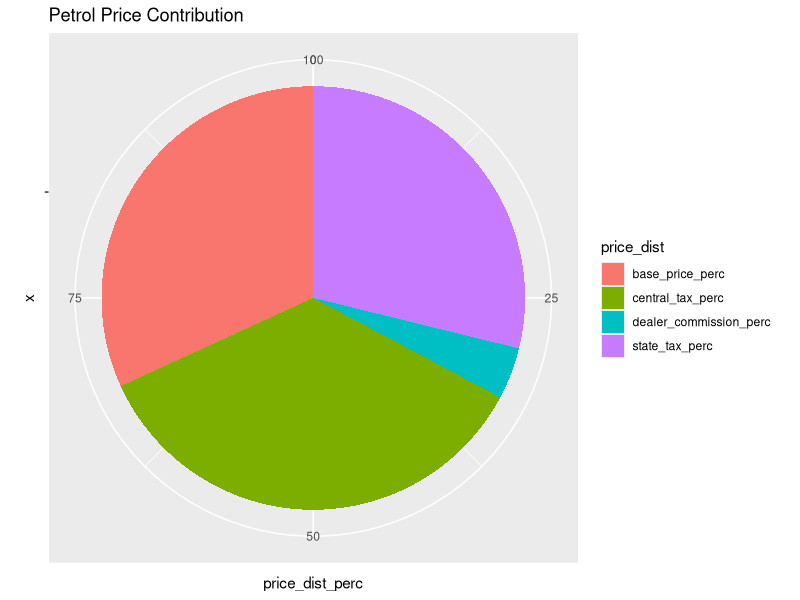
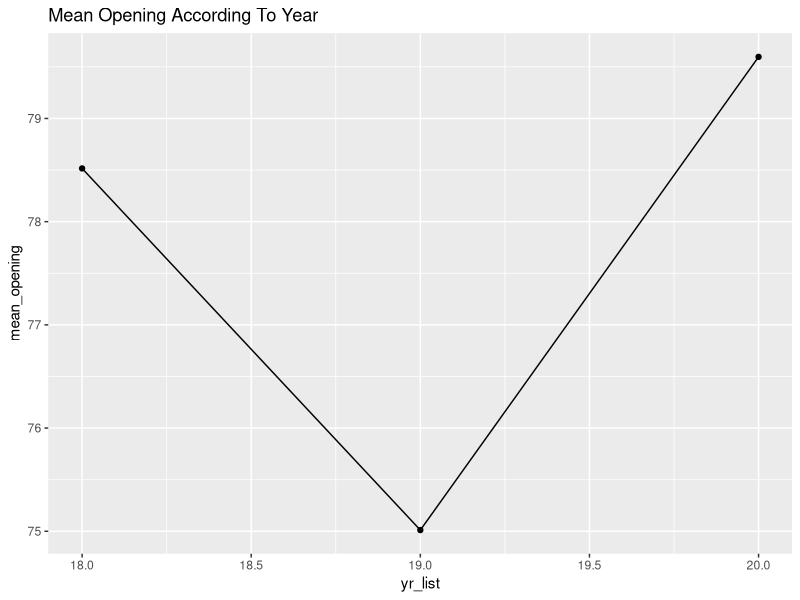
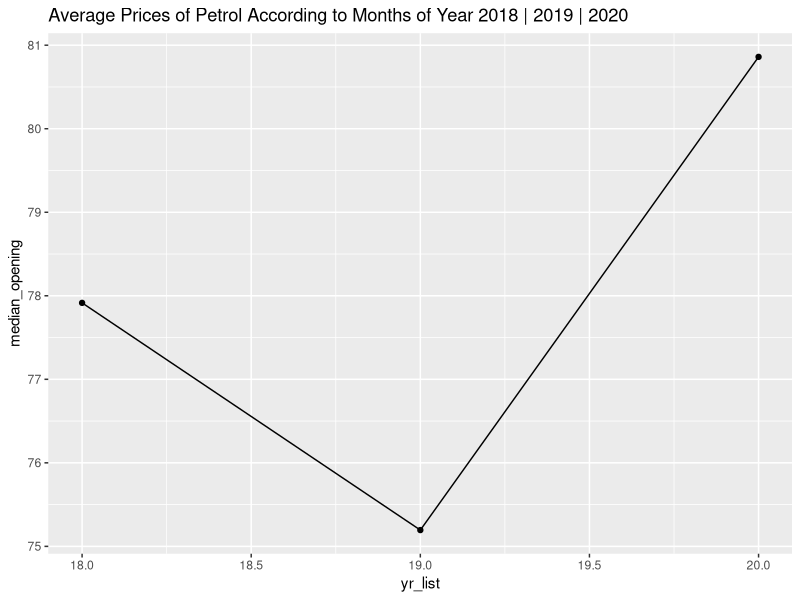
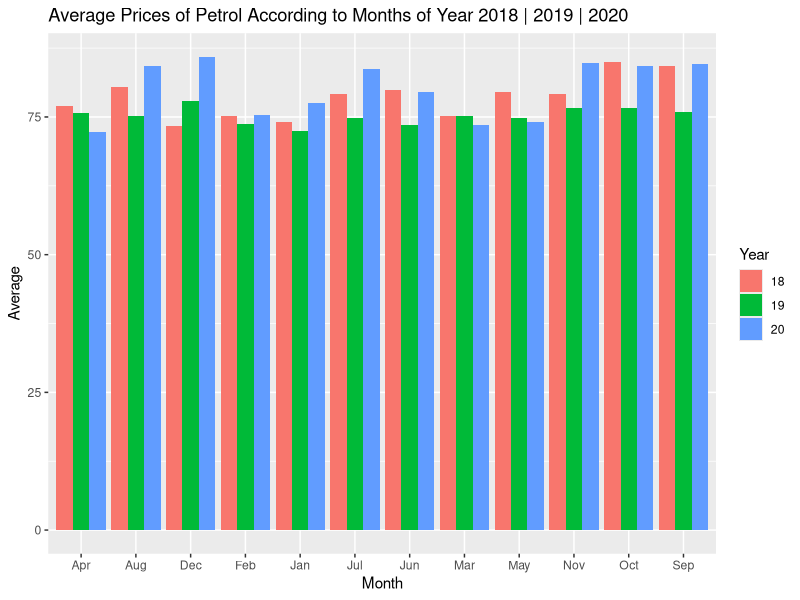
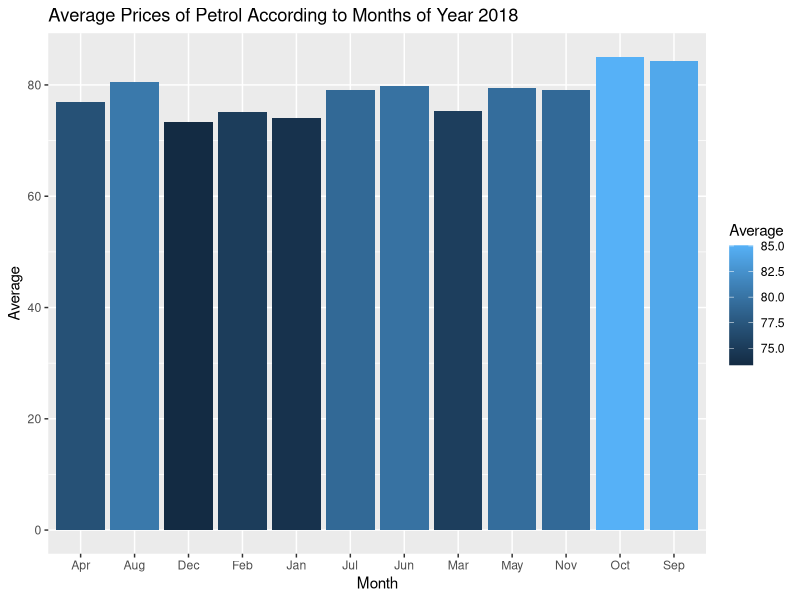
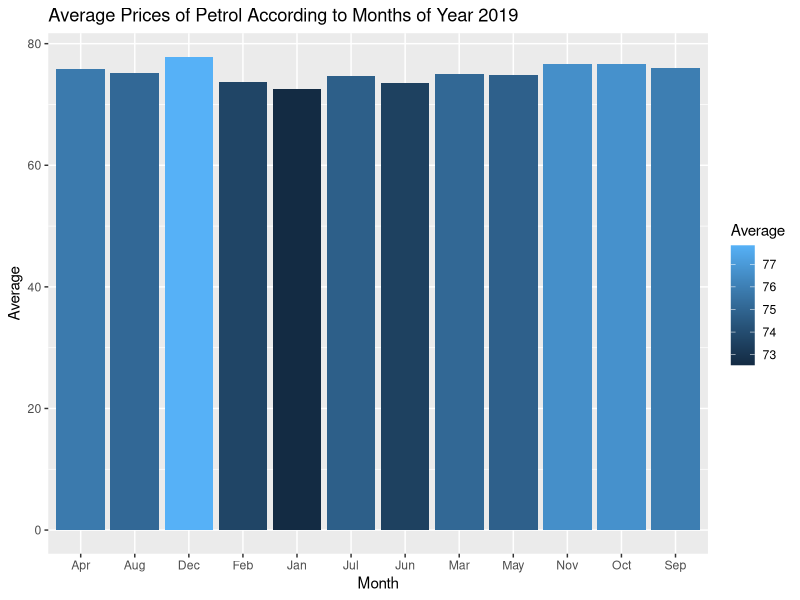
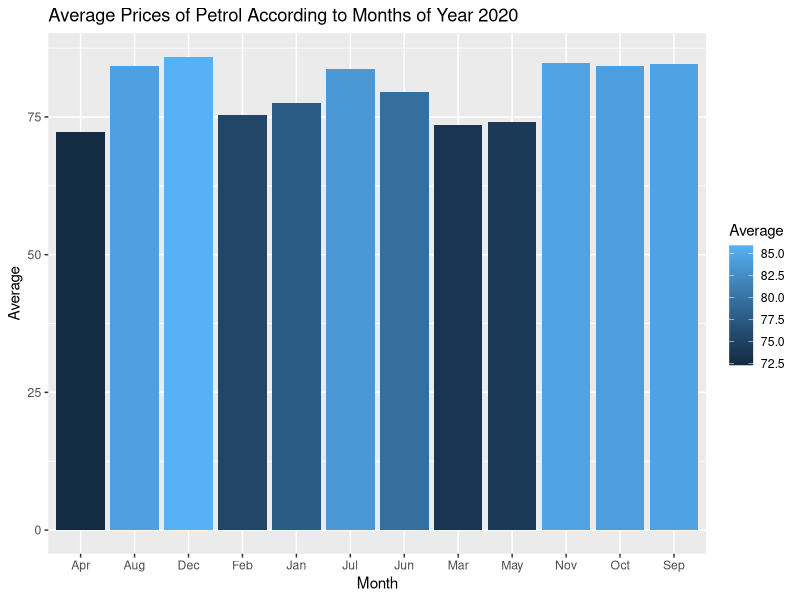
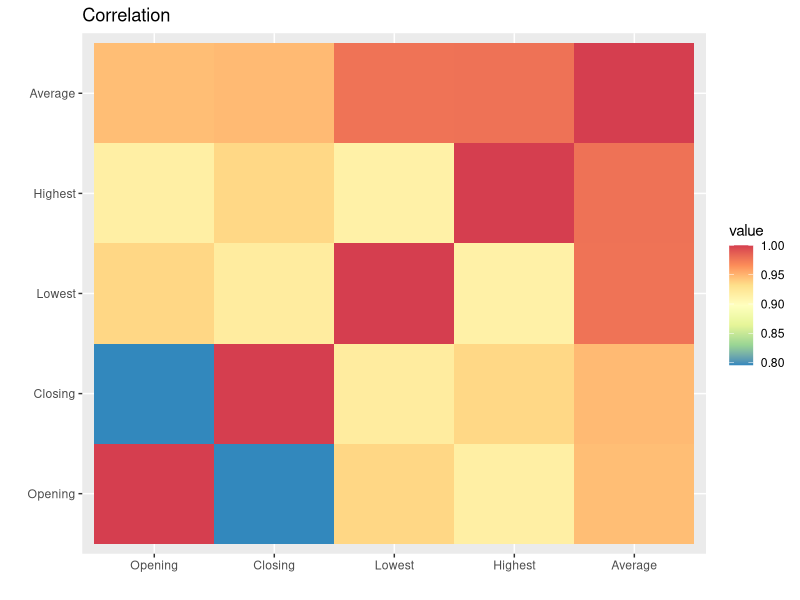

These figures' R source, in order:
## ---- chunk 1
library(ggplot2)
library(dplyr)
library(caTools)
library(reshape2)
library(viridis)
## ---- chunk 2
# Actual Petrol Price Distribution


base_price <- 29.7
state_tax <- 26.9
central_tax <- 33
dealer_commission <- 3.69

final_price <- base_price+state_tax+central_tax+dealer_commission

print(final_price)

base_price_perc = (base_price*100)/final_price
state_tax_perc = (state_tax*100)/final_price
central_tax_perc = (central_tax*100)/final_price
dealer_commission_perc = (dealer_commission*100)/final_price

price_distribution <- data.frame(
  price_dist = c(
    "base_price_perc",
    "state_tax_perc",
    "central_tax_perc",
    "dealer_commission_perc"
  ),
  
  price_dist_perc = c(
    base_price_perc,
    state_tax_perc,
    central_tax_perc,
    dealer_commission_perc
  )
)

print(price_distribution)
## ---- chunk 3

# Basic piechart
ggplot(price_distribution, aes(x="", y=price_dist_perc, fill=price_dist)) +
  geom_bar(stat="identity", width=1) +
  coord_polar("y", start=0) + 
  labs(title="Petrol Price Contribution")
## ---- chunk 4
dataset <- read.csv("./dataset_openingtoclosingprices.csv")
print(head(dataset))
## ---- chunk 5
a <- strsplit(dataset$Month.Year,"-")

Month <- c()
Year <- c()

for (i in a) {
  Month = append(Month,i[1])
  Year = append(Year,i[2])
}

dataset <- data.frame(Month,Year,dataset[c("Opening","Closing","Lowest","Highest")])

print(dataset)

## ---- chunk 6

Average = (dataset$Highest + dataset$Lowest)/2

dataset["Average"] = Average

print(dataset)

## ---- chunk 7
print(paste("Total Rows : ",nrow(dataset)))
print(paste("Total Columns : ",ncol(dataset)))
print(paste("Size of dataframe : ", nrow(dataset), "x", ncol(dataset)))
## ---- chunk 8
print(summary(dataset))
## ---- chunk 9

print(paste("Minimum value of Opening : ",min(dataset$Opening)))
print(paste("Maximum value of Opening : ",max(dataset$Closing)))

print(paste("Minimum value of Closing : ",min(dataset$Closing)))
print(paste("Maximum value of Closing : ",max(dataset$Closing)))

## ---- chunk 10

year_18<-filter(dataset,Year=="18")
print(year_18)

year_19<-filter(dataset,Year=="19")
print(year_19)

year_20<-filter(dataset,Year=="20")
print(year_20)
## ---- chunk 11

print(paste("Size of dataframe : ", nrow(year_18), "x", ncol(year_18)))
print(paste("Size of dataframe : ", nrow(year_19), "x", ncol(year_19)))
print(paste("Size of dataframe : ", nrow(year_20), "x", ncol(year_20)))

## ---- chunk 12

print(paste("Minimum value of year_18 : ",min(year_18$Opening)))
print(paste("Maximum value of year_18 : ",max(year_18$Closing)))

print(paste("Minimum value of year_19 : ",min(year_19$Opening)))
print(paste("Maximum value of year_19 : ",max(year_19$Closing)))

print(paste("Minimum value of year_20 : ",min(year_20$Opening)))
print(paste("Maximum value of year_20 : ",max(year_20$Closing)))

## ---- chunk 13

yr_list = c(18,19,20)
mean_opening = c(mean(year_18$Opening),mean(year_19$Opening),mean(year_20$Opening))
mean_closing = c(mean(year_18$Closing),mean(year_19$Closing),mean(year_20$Closing))
mean_highest = c(mean(year_18$Highest),mean(year_19$Highest),mean(year_20$Highest))
mean_lowest = c(mean(year_18$Lowest),mean(year_19$Lowest),mean(year_20$Lowest))

mean_dataset = data.frame(yr_list,mean_opening,mean_closing,mean_highest,mean_lowest)
print(mean_dataset)


## ---- chunk 14
ggplot(mean_dataset, aes(x = yr_list)) +
  
  geom_line(aes(y = mean_opening,)) +
  geom_point(aes(y = mean_opening)) +
  
  labs(title="Mean Opening According To Year")
## ---- chunk 15

yr_list = c(18,19,20)
median_opening = c(median(year_18$Opening),median(year_19$Opening),median(year_20$Opening))
median_closing = c(median(year_18$Closing),median(year_19$Closing),median(year_20$Closing))
median_highest = c(median(year_18$Highest),median(year_19$Highest),median(year_20$Highest))
median_lowest = c(median(year_18$Lowest),median(year_19$Lowest),median(year_20$Lowest))

median_dataset = data.frame(yr_list,median_opening,median_closing,median_highest,median_lowest)
print(median_dataset)


## ---- chunk 16
ggplot(median_dataset, aes(x = yr_list)) +
  geom_line(aes(y = median_opening)) +
  geom_point(aes(y = median_opening)) +
  labs(title="Average Prices of Petrol According to Months of Year 2018 | 2019 | 2020")
## ---- chunk 17
ggplot(dataset, aes(Month, Average, fill = Year)) +
  geom_bar(stat="identity", position = "dodge") +
  labs(title="Average Prices of Petrol According to Months of Year 2018 | 2019 | 2020")
## ---- chunk 18
ggplot(year_18, aes(Month, Average, fill = Average)) +
  geom_bar(stat="identity", position = "dodge") +
  labs(title="Average Prices of Petrol According to Months of Year 2018 ")
## ---- chunk 19
ggplot(year_19, aes(Month, Average, fill = Average)) +
  geom_bar(stat="identity", position = "dodge") +
  labs(title="Average Prices of Petrol According to Months of Year 2019 ")
## ---- chunk 20
ggplot(year_20, aes(Month, Average, fill = Average)) +
  geom_bar(stat="identity", position = "dodge") +
  labs(title="Average Prices of Petrol According to Months of Year 2020 ")
## ---- chunk 21
print(dataset[abs(data.frame(dataset["Opening"]) - data.frame(dataset["Closing"])) <= 3])
## ---- chunk 22

a <- dataset$Opening
b <- dataset$Closing
differance_betn_opening_closing <- abs(a-b)
differance_betn_opening_closing

dataset["differance_betn_opening_closing"] = differance_betn_opening_closing
dataset
## ---- chunk 23

cor_dataset <- cor(dataset[c("Opening","Closing","Lowest","Highest","Average")])

print(cor_dataset)

## ---- chunk 24

 
data<-cor(dataset[c("Opening","Closing","Lowest","Highest","Average")])
 
data1<-melt(data)
 
ggplot(data1,aes(x = Var1, y = Var2,fill = value))+
geom_tile() + scale_fill_distiller(palette = "Spectral") +
labs(title="Correlation",x="",y="")
#+  geom_text(aes(label = value))
## ---- chunk 25

sample <- sample.split(dataset$Opening, SplitRatio = 0.7)
train  <- subset(dataset, sample == TRUE)
test   <- subset(dataset, sample == FALSE)

## ---- chunk 26

model1 <- lm(formula = Closing~Opening, data = train)

print(summary(model1))

## ---- chunk 27

closing_predict <- predict(model1, data.frame(test))
print(closing_predict)

## ---- chunk 28
print(test)
## ---- chunk 29
# Visualising the Training set results
ggplot() + geom_point(aes(x = train$Opening,
                y = train$Closing), colour = 'red') +
geom_line(aes(x = train$Opening,
y = predict(model1, newdata = train)), colour = 'blue') +
         
ggtitle('Opening vs Closing (Training set)') +
xlab('Opening') +
ylab('Closing')
## ---- chunk 30
# Visualising the Test set results
  ggplot() +
  geom_point(aes(x = test$Opening, y = test$Closing),
             colour = 'red') +
  geom_line(aes(x = test$Opening,
             y = predict(model1, newdata = test)),
             colour = 'blue') +
  
ggtitle('Opening vs Closing (Test set)') +
xlab('Opening') +
ylab('Closing')
## ---- chunk 31
print(summary(model1)$r.squared)
## ---- chunk 32
df <- read.csv("./dataset_cities.csv")

print(df)
## ---- chunk 33
print(unique(df['Year']))
## ---- chunk 34
print(unique((df['Year'])))
## ---- chunk 35

case_2014 <- df[df$Year==2014L,]
case_2015 <- df[df$Year==2015L,]
case_2016 <- df[df$Year==2016L,]
case_2017 <- df[df$Year==2017L,]
case_2018 <- df[df$Year==2018L,]

print(unique(case_2014["Month"]))
print(unique(case_2015["Month"]))
print(unique(case_2016["Month"]))
print(unique(case_2017["Month"]))
print(unique(case_2018["Month"]))
## ---- chunk 36

dataset_2017 <- df[df$Year==2017L,]
print(dataset_2017)

## ---- chunk 37

filter_col_2017 = c()
count = 0

for (i in unique(dataset_2017$Month)) {
  
  count = 0
  
  for (j in dataset_2017$Month) {
    
    if( i == j){
      count = count + 1
    }
    
  }
  
  if(count >= 28){
    filter_col_2017 = append(filter_col_2017,i)
  }
  
}
print(filter_col_2017)

## ---- chunk 38

dataset_2018 <- df[df$Year==2018L,]
print(dataset_2018)

## ---- chunk 39


filter_col_2018 = c()
count = 0


for (i in unique(dataset_2018$Month)) {
  
  count = 0
  
  for (j in dataset_2018$Month) {
    
    if( i == j){
      count = count + 1
    }
    
  }
  
  if(count >= 28){
    filter_col_2018 = append(filter_col_2018,i)
  }
  
}
print(filter_col_2018)

## ---- chunk 40

dataset2 <- rbind(dataset_2017,dataset_2018)
head(dataset2)

## ---- chunk 41

print(paste("Size of dataframe : ", nrow(dataset2), "x", ncol(dataset2)))

## ---- chunk 42
print(summary(dataset2))
## ---- chunk 43

print(paste("Minimum value of Delhi : ",min(dataset2$Delhi)))
print(paste("Maximum value of Delhi : ",max(dataset2$Delhi)))

print(paste("Minimum value of Mumbai : ",min(dataset2$Mumbai)))
print(paste("Maximum value of Mumbai : ",max(dataset2$Mumbai)))

print(paste("Minimum value of Chennai : ",min(dataset2$Chennai)))
print(paste("Maximum value of Chennai : ",max(dataset2$Chennai)))

print(paste("Minimum value of Kolkata : ",min(dataset2$Kolkata)))
print(paste("Maximum value of Kolkata : ",max(dataset2$Kolkata)))

## ---- chunk 44

# Averages of each city

average_petrol_price = data.frame(
  "cities" = c(
    "Delhi",
    "Kolkata",
    "Chennai",
    "Mumbai"
  ),
  
  "averages" = c(
    as.numeric(mean(dataset2$Delhi)),
    as.numeric(mean(dataset2$Kolkata)),
    as.numeric(mean(dataset2$Chennai)),
    as.numeric(mean(dataset2$Mumbai))
  )
)


print(average_petrol_price)


## ---- chunk 45

ggplot(data = average_petrol_price, aes(x=cities,y=averages,fill=averages)) + geom_col()

## ---- chunk 46

max_min_price = data.frame(
  
  "values" = c(
    "Min",
    "Max"
  ),
  
  "Delhi" = c(
    min(dataset2['Delhi']),
    max(dataset2['Delhi'])
  ),
    
  "Mumbai" = c(
    min(dataset2['Mumbai']),
    max(dataset2['Mumbai'])
  ), 
    
  "Chennai" = c(
    min(dataset2['Chennai']),
    max(dataset2['Chennai'])
  ),
  
  "Kolkata" = c(
    min(dataset2['Kolkata']),
    max(dataset2['Kolkata'])
  )
  
)

max_min_price
## ---- chunk 47

ggplot(data = max_min_price, aes(x=values,fill=Delhi)) +
  geom_col( aes(y=Delhi) )

ggplot(data = max_min_price, aes(x=values, fill= Mumbai)) +
  geom_col( aes(y=Mumbai) )

ggplot(data = max_min_price, aes(x=values, fill=Chennai)) +
  geom_col( aes(y=Chennai) )

ggplot(data = max_min_price, aes(x=values, fill=Kolkata)) +
  geom_col( aes(y=Kolkata) )

## ---- chunk 48

# YEAR - 2017 - December

case_2018 <- df[df$Year==2018L,]
case_feb <- case_2018[case_2018$Month == 'February',]
case_feb <- case_feb[order(case_feb[,'Day']),]
print(head(case_feb))

## ---- chunk 49

ggplot(data = case_feb, aes(x=Day)) +
  geom_line( aes(y=Mumbai), color="blue" ) +
  geom_line( aes(y=Delhi), color="red" ) +
  geom_line( aes(y=Chennai), color="yellow" ) +
  geom_line( aes(y=Kolkata), color="violet" )

## ---- chunk 50
ggplot(data = case_feb, aes(x=Day)) +
  geom_line( aes(y=Chennai), color="yellow" ) +
  geom_line( aes(y=Kolkata), color="violet" )
## ---- chunk 51

case_feb['Average_price'] = (case_feb['Delhi'] + case_feb['Mumbai'] + case_feb['Kolkata'] + case_feb['Chennai'])/4

## ---- chunk 52

ggplot(data = case_feb, aes(x=Day)) +
  geom_line( aes(y=Average_price), color="blue" ) + 
  geom_point( aes(y=Average_price), color="red" ) +
  labs(title = "Average Price Vs Days of December 2017",x="Days of December 2017", y="Average Price")
